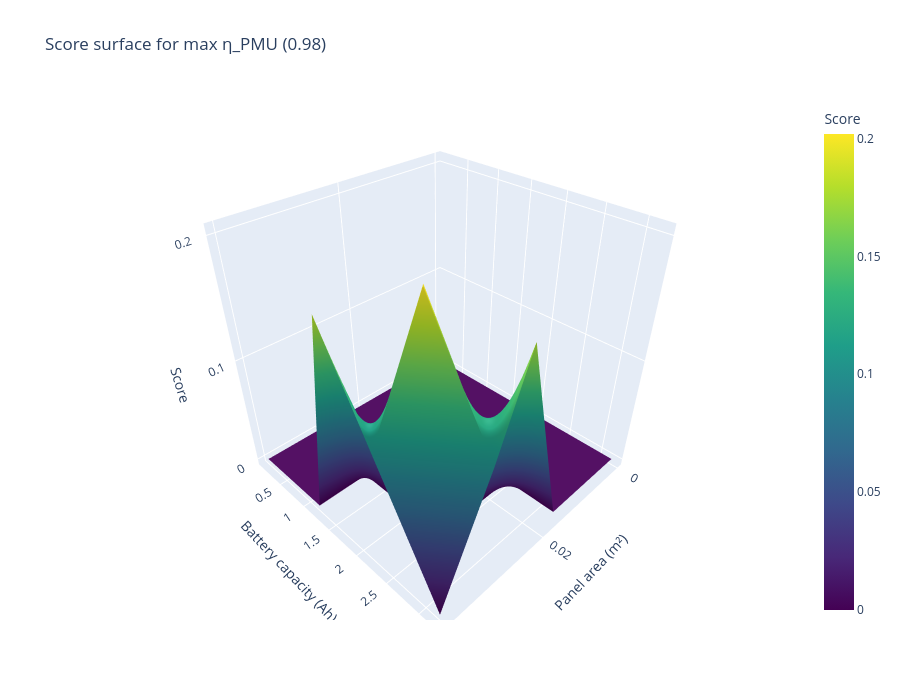

Notebook source saved alongside this figure:
### Markdown cell above
## Score at Maximum PMU Efficiency (not best configs)

### Code cell
eta_max = summary["eta_PMU"].max()
df_plane = summary[summary["eta_PMU"] == eta_max].copy()

df_pivot = (
    df_plane
    .pivot_table(
        index="C_batt_Ah",
        columns="panel_area_m2",
        values="score",
        aggfunc="mean"
    )
    .sort_index()
    .sort_index(axis=1)
)

X = df_pivot.columns.values
Y = df_pivot.index.values
X_grid, Y_grid = np.meshgrid(X, Y)
Z = df_pivot.values

fig = go.Figure(
    data=[
        go.Surface(
            x=X_grid,
            y=Y_grid,
            z=Z,
            colorscale="Viridis",
            colorbar={"title": "Score"}
        )
    ]
)

fig.update_layout(
    title=f"Score surface for max η_PMU ({eta_max})",
    scene=dict(
        xaxis_title="Panel area (m²)",
        yaxis_title="Battery capacity (Ah)",
        zaxis_title="Score"
    ),
    width=900,
    height=700
)

fig.show()

### Figure 1 — Plotly figure (JSON) as saved in the notebook; plotly's stock layout.template omitted (floating-point values rounded to 4 significant figures; data arrays with more than 128 entries replaced by an {"elided": "..."} marker saying what was removed)
{"data": [{"colorbar": {"title": {"text": "Score"}}, "colorscale": [[0, "#440154"], [0.1111, "#482878"], [0.2222, "#3e4989"], [0.3333, "#31688e"], [0.4444, "#26828e"], [0.5556, "#1f9e89"], [0.6667, "#35b779"], [0.7778, "#6ece58"], [0.8889, "#b5de2b"], [1, "#fde725"]], "type": "surface", "x": {"elided": "12x14 float values"}, "y": {"elided": "12x14 float values"}, "z": {"elided": "12x14 float values"}}], "layout": {"height": 700, "scene": {"xaxis": {"title": {"text": "Panel area (m²)"}}, "yaxis": {"title": {"text": "Battery capacity (Ah)"}}, "zaxis": {"title": {"text": "Score"}}}, "title": {"text": "Score surface for max η_PMU (0.98)"}, "width": 900}}
